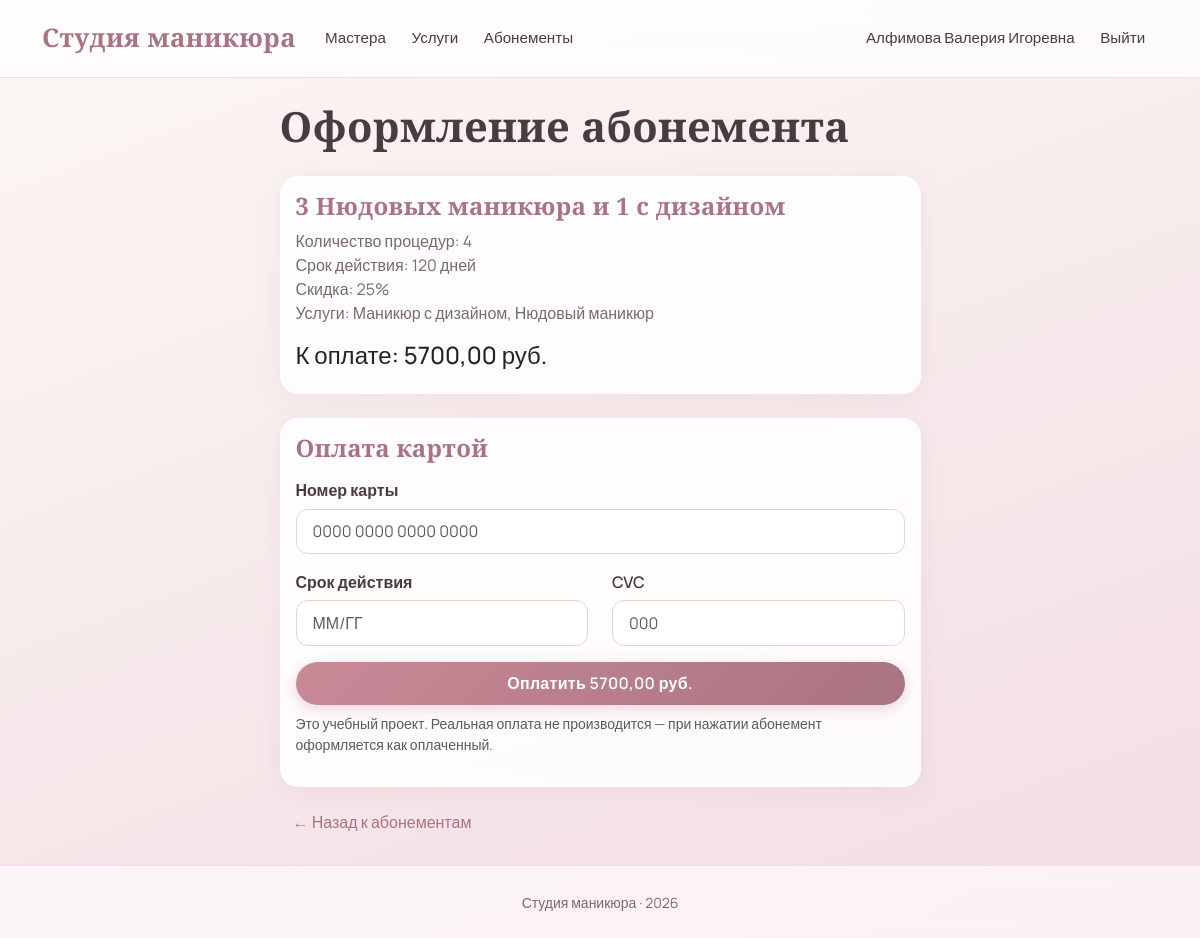
Page /subscriptions/2/checkout/ (signed in) on the committed database.
### accounts/models.py (models this page shows, shortened)
class User(AbstractUser):
    class Role(models.TextChoices):
        CLIENT = 'client', 'Клиент'
        MASTER = 'master', 'Мастер'
        ADMIN = 'admin', 'Администратор'
    role = models.CharField(
        'Роль',
        max_length=20,
        choices=Role.choices,
        default=Role.CLIENT,
    )
    email = models.EmailField('Эл. почта', unique=True)
    username = models.CharField(
        'Имя пользователя',
        max_length=150,
        unique=False,  # разрешаем повторяющиеся имена
    )
    full_name = models.CharField('ФИО', max_length=100, blank=True)
    phone = models.CharField('Телефон', max_length=20, blank=True)
    created_at = models.DateTimeField('Дата регистрации', auto_now_add=True)
    must_change_password = models.BooleanField(
        'Требуется смена пароля',
        default=False,
        help_text='Если включено, пользователь будет обязан сменить пароль при следующем входе.',
    )
    class Meta:
        verbose_name = 'Пользователь'
        verbose_name_plural = 'Пользователи'
    @property
    def display_name(self):
        if self.full_name:
            return self.full_name
        combined = f'{self.first_name} {self.last_name}'.strip()
        if combined:
            return combined
        return self.username
    @property
    def is_client(self):
        return self.role == self.Role.CLIENT

### subscriptions/models.py (models this page shows, shortened)
class SubscriptionType(models.Model):
    name = models.CharField('Название', max_length=150)
    procedures_count = models.PositiveIntegerField('Количество процедур')
    validity_days = models.PositiveIntegerField('Срок действия (дней)')
    discount_percent = models.PositiveIntegerField('Скидка, %', default=0)
    total_price = models.DecimalField('Итоговая цена, руб.', max_digits=10, decimal_places=2)
    services = models.ManyToManyField(
        Service,
        through='SubscriptionTypeService',
        related_name='subscription_types',
        verbose_name='Доступные услуги',
    )
    class Meta:
        verbose_name = 'Тип абонемента'
        verbose_name_plural = 'Типы абонементов'
        ordering = ['total_price']

### catalog/models.py (models this page shows, shortened)
class Service(models.Model):
    name = models.CharField('Название', max_length=150)
    description = models.TextField('Описание', blank=True)
    duration_minutes = models.PositiveIntegerField('Длительность (мин)')
    price = models.DecimalField('Цена, руб.', max_digits=10, decimal_places=2)
    class Meta:
        verbose_name = 'Услуга'
        verbose_name_plural = 'Услуги'
        ordering = ['name']

### subscriptions/views.py (the view, shortened to what this page needs)
# urls.py: path('<int:pk>/checkout/', views.subscription_checkout, name='subscription_checkout'),
@login_required
def subscription_checkout(request, pk):
    stype = get_object_or_404(SubscriptionType, pk=pk)
    if not request.user.is_client:
        messages.error(request, 'Покупка абонементов доступна только клиентам.')
        return redirect('subscription_list')
    return render(request, 'subscriptions/checkout.html', {'stype': stype})

### templates/subscriptions/checkout.html (shortened to what this page needs)
{% extends 'base.html' %}
{% block content %}
<div class="row justify-content-center">
    <div class="col-md-7">
        <h1 class="mb-4">Оформление абонемента</h1>
        <div class="card mb-4">
            <div class="card-body">
                <h5 class="card-title">{{ stype.name }}</h5>
                <ul class="list-unstyled text-muted mb-3">
                    <li>Количество процедур: {{ stype.procedures_count }}</li>
                    <li>Срок действия: {{ stype.validity_days }} дней</li>
                    <li>Скидка: {{ stype.discount_percent }}%</li>
                    <li>Услуги: {% for s in stype.services.all %}{{ s.name }}{% if not forloop.last %}, {% endif %}{% empty %}любые{% endfor %}</li>
                </ul>
                <p class="h4">К оплате: {{ stype.total_price }} руб.</p>
            </div>
        </div>
        <div class="card">
            <div class="card-body">
                <h5 class="card-title mb-3">Оплата картой</h5>
                <form method="post">
                    <div class="mb-3">
                        <label class="form-label">Номер карты</label>
                        <input type="text" class="form-control" placeholder="0000 0000 0000 0000" maxlength="19" required>
                    </div>
                    <div class="row">
                        <div class="col-6 mb-3">
                            <label class="form-label">Срок действия</label>
                            <input type="text" class="form-control" placeholder="ММ/ГГ" maxlength="5" required>
                        </div>
                        <div class="col-6 mb-3">
                            <label class="form-label">CVC</label>
                            <input type="text" class="form-control" placeholder="000" maxlength="3" required>
                        </div>
                    </div>
                    <button type="submit" class="btn btn-dark w-100">Оплатить {{ stype.total_price }} руб.</button>
                </form>
                <p class="form-text mt-2">
                    Это учебный проект. Реальная оплата не производится — при нажатии абонемент
                    оформляется как оплаченный.
                </p>
            </div>
        </div>
        <a href="{% url 'subscription_list' %}" class="btn btn-link mt-3">← Назад к абонементам</a>
    </div>
</div>
{% endblock %}

### templates/base.html (shortened to what this page needs)
{% load static %}
<!DOCTYPE html>
<html lang="ru">
<head>
    <link href="https://cdn.jsdelivr.net/npm/bootstrap@5.3.3/dist/css/bootstrap.min.css" rel="stylesheet">
    <link href="{% static 'css/style.css' %}" rel="stylesheet">
</head>
<body>
<nav class="navbar navbar-expand-lg">
    <div class="container">
        <a class="navbar-brand" href="{% url 'home' %}">Студия маникюра</a>
        <div class="collapse navbar-collapse">
            <ul class="navbar-nav me-auto">
                <li class="nav-item"><a class="nav-link" href="{% url 'home' %}">Мастера</a></li>
                <li class="nav-item"><a class="nav-link" href="{% url 'service_list' %}">Услуги</a></li>
                <li class="nav-item"><a class="nav-link" href="{% url 'subscription_list' %}">Абонементы</a></li>
            </ul>
            <ul class="navbar-nav">
                {% if user.is_authenticated %}
                    <li class="nav-item"><a class="nav-link" href="{% url 'account' %}">{{ user.display_name }}</a></li>
                    <li class="nav-item">
                        <form action="{% url 'logout' %}" method="post" class="d-inline">
                            <button type="submit" class="btn btn-link nav-link">Выйти</button>
                        </form>
                    </li>
                {% else %}
                    <li class="nav-item"><a class="nav-link" href="{% url 'login' %}">Войти</a></li>
                    <li class="nav-item"><a class="nav-link" href="{% url 'register' %}">Регистрация</a></li>
                {% endif %}
            </ul>
        </div>
    </div>
</nav>
<main class="container my-4">
    {% block content %}{% endblock %}
</main>
<footer>
    <div class="container text-center">
        <small>Студия маникюра · 2026</small>
    </div>
</footer>
</body>
</html>

### static/css/style.css (style rules this page uses)
:root { --cream: #FBF7F4; --blush: #F3DDE2; --rose: #E8B4BC; --rose-deep: #C98A98; --mauve: #A9737F; --beige: #EFE6DD; --beige-warm: #E5D5C5; --ink: #4A3B3F; --ink-soft: #7A6A6E; --white: #FFFFFF; --shadow-soft: 0 10px 40px rgba(169, 115, 127, 0.12); --shadow-card: 0 4px 24px rgba(169, 115, 127, 0.10); --shadow-hover: 0 16px 48px rgba(169, 115, 127, 0.20); --radius: 18px; --radius-sm: 12px; }
html, body { height: 100%; }
body { display: flex; flex-direction: column; min-height: 100vh; margin: 0; font-family: 'Manrope', sans-serif; color: var(--ink); background: linear-gradient(160deg, var(--cream) 0%, var(--blush) 100%); background-attachment: fixed; }
main { flex: 1 0 auto; }
footer { flex-shrink: 0; }
h1, h2, h3, h4, h5, .display-4 { font-family: 'Cormorant Garamond', serif; font-weight: 600; color: var(--ink); letter-spacing: 0.3px; }
h1 { font-size: 2.6rem; }
.text-muted { color: var(--ink-soft) !important; }
.navbar { background: rgba(255, 255, 255, 0.75) !important; backdrop-filter: blur(12px); border-bottom: 1px solid var(--blush) !important; padding-top: 0.9rem; padding-bottom: 0.9rem; }
.navbar-brand { font-family: 'Cormorant Garamond', serif; font-size: 1.6rem !important; font-weight: 700 !important; color: var(--mauve) !important; letter-spacing: 0.5px; }
.navbar .nav-link { color: var(--ink) !important; font-weight: 500; font-size: 0.95rem; margin: 0 0.3rem; transition: color 0.2s ease; }
.btn-dark { background: linear-gradient(135deg, var(--rose-deep) 0%, var(--mauve) 100%); border: none; border-radius: 50px; padding: 0.6rem 1.6rem; font-weight: 600; letter-spacing: 0.3px; box-shadow: 0 4px 14px rgba(201, 138, 152, 0.35); transition: transform 0.2s ease, box-shadow 0.2s ease; }
.btn-link { color: var(--mauve); text-decoration: none; font-weight: 500; }
.card { border: none; border-radius: var(--radius); background: rgba(255, 255, 255, 0.85); backdrop-filter: blur(6px); box-shadow: var(--shadow-card); overflow: hidden; transition: transform 0.3s ease, box-shadow 0.3s ease; }
.card-title { font-family: 'Cormorant Garamond', serif; font-size: 1.5rem; font-weight: 600; color: var(--mauve); }
.form-control, .form-select { border: 1.5px solid var(--beige-warm); border-radius: var(--radius-sm); padding: 0.6rem 1rem; background: rgba(255, 255, 255, 0.9); transition: border-color 0.2s ease, box-shadow 0.2s ease; }
.form-label { font-weight: 600; color: var(--ink); margin-bottom: 0.4rem; }
footer { background: rgba(255, 255, 255, 0.6) !important; backdrop-filter: blur(10px); border-top: 1px solid var(--blush) !important; padding: 1.5rem 0; color: var(--ink-soft); }

### rows in the picture
User: display_name "Алфимова Валерия Игоревна"
SubscriptionType: name "3 Нюдовых маникюра и 1 с дизайном", procedures_count "4", validity_days "120", discount_percent "25", total_price "5700,00"
Service: name "Маникюр с дизайном"
Service: name "Нюдовый маникюр"
